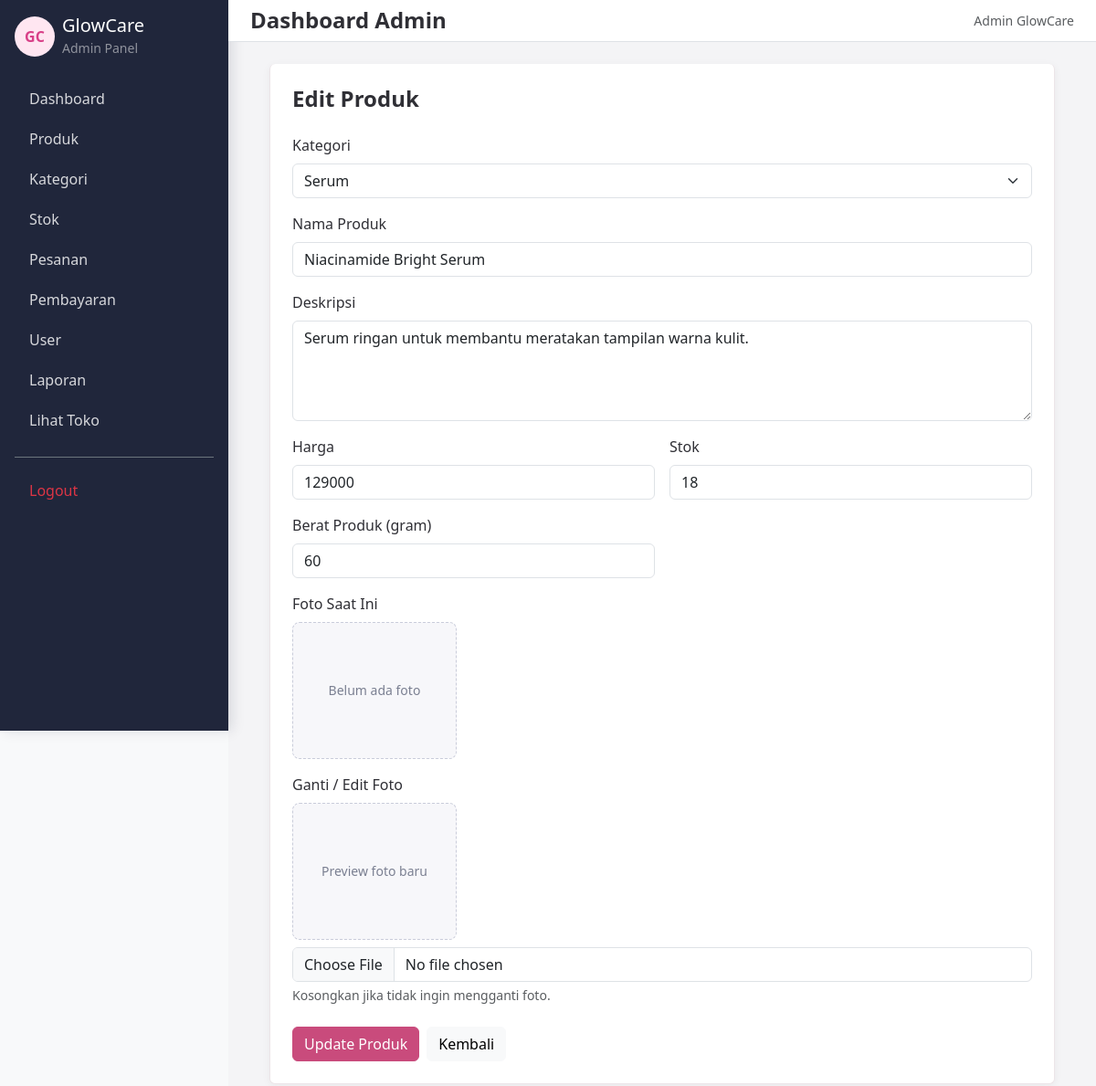
Screenshot of /index.php?page=product_edit&id=2 (signed in) with the database file from the repository.
### tables this page shows
CREATE TABLE IF NOT EXISTS produk (
    id_produk INT AUTO_INCREMENT PRIMARY KEY,
    id_kategori INT NULL,
    nama_produk VARCHAR(150) NOT NULL,
    deskripsi TEXT,
    harga INT NOT NULL DEFAULT 0,
    stok INT NOT NULL DEFAULT 0,
    berat_produk INT NOT NULL DEFAULT 0,
    foto VARCHAR(255) DEFAULT '',
    created_at TIMESTAMP DEFAULT CURRENT_TIMESTAMP,
    CONSTRAINT fk_produk_kategori
        FOREIGN KEY (id_kategori) REFERENCES kategori(id_kategori)
        ON DELETE SET NULL
);

CREATE TABLE IF NOT EXISTS kategori (
    id_kategori INT AUTO_INCREMENT PRIMARY KEY,
    nama_kategori VARCHAR(100) NOT NULL
);

### app/controllers/ProductController.php (called while the page is built, shortened)
<?php
require_once __DIR__ . "/../../config/Database.php";
require_once __DIR__ . "/../models/Product.php";
require_once __DIR__ . "/../models/Category.php";
class ProductController
{
    private $product;
    private $category;
    public function __construct()
    {
        $database = new Database();
        $this->db = $database->connect();
        $this->product = new Product($this->db);
        $this->category = new Category($this->db);
    }
    public function edit()
    {
        $id = (int) ($_GET['id'] ?? 0);
        $produk = $this->product->getById($id);
        $categories = $this->category->getAll();
        require "app/views/products/edit.php";
    }
}

### index.php (called while the page is built, shortened)
<?php
require_once 'config/Database.php';
require_once 'routes/web.php';

### config/Database.php (called while the page is built, shortened)
<?php
class Database
{
    private $host = "localhost";
    private $dbname = "skincare_store";
    private $username = "root";
    private $password = "";
    public function connect()
    {
        try {
            $this->conn = new PDO(
                "mysql:host={$this->host};dbname={$this->dbname};charset=utf8mb4",
                $this->username,
                $this->password
            );
            $this->conn->setAttribute(PDO::ATTR_ERRMODE, PDO::ERRMODE_EXCEPTION);
            return $this->conn;
        } catch (PDOException $e) {
            die("Koneksi gagal : " . $e->getMessage());
        }
    }
}

### app/models/Category.php (called while the page is built, shortened)
<?php
class Category
{
    private $conn;
    public function __construct($db)
    {
        $this->conn = $db;
    }
    public function getAll()
    {
        $sql = "SELECT * FROM kategori ORDER BY nama_kategori ASC";
        $stmt = $this->conn->prepare($sql);
        $stmt->execute();
        return $stmt->fetchAll(PDO::FETCH_ASSOC);
    }
}

### app/models/Product.php (called while the page is built, shortened)
<?php
class Product
{
    private $conn;
    public function __construct($db)
    {
        $this->conn = $db;
    }
    public function getById($id)
    {
        $sql = "SELECT * FROM produk WHERE id_produk=?";
        $stmt = $this->conn->prepare($sql);
        $stmt->execute([$id]);
        return $stmt->fetch(PDO::FETCH_ASSOC);
    }
}

### app/views/products/edit.php (the view, shortened to what this page needs)
<!DOCTYPE html>
<html lang="id">
<head>
    <link href="https://cdn.jsdelivr.net/npm/bootstrap@5.3.3/dist/css/bootstrap.min.css" rel="stylesheet">
    <link rel="stylesheet" href="assets/css/style.css?v=20260714-4">
</head>
<body class="bg-light">
    <?php include "app/views/layouts/sidebar.php"; ?>
    <div class="admin-shell">
        <?php include "app/views/layouts/navbar.php"; ?>
        <main class="container-fluid p-4">
            <div class="panel-card p-4 mx-auto" style="max-width: 860px;">
                <h2 class="h4 fw-bold mb-4">Edit Produk</h2>
                <form method="POST" enctype="multipart/form-data">
                    <div class="mb-3">
                        <label class="form-label">Kategori</label>
                        <select name="id_kategori" class="form-select" required>
                            <?php foreach ($categories as $kategori) { ?>
                                <option value="<?= (int) $kategori['id_kategori']; ?>" <?= ($kategori['id_kategori'] == $produk['id_kategori']) ? "selected" : ""; ?>>
                                    <?= htmlspecialchars($kategori['nama_kategori']); ?>
                                </option>
                            <?php } ?>
                        </select>
                    </div>
                    <div class="mb-3">
                        <label class="form-label">Nama Produk</label>
                        <input type="text" name="nama_produk" value="<?= htmlspecialchars($produk['nama_produk']); ?>" class="form-control" required>
                    </div>
                    <div class="mb-3">
                        <label class="form-label">Deskripsi</label>
                        <textarea name="deskripsi" class="form-control" rows="4"><?= htmlspecialchars($produk['deskripsi']); ?></textarea>
                    </div>
                    <div class="row g-3">
                        <div class="col-md-6">
                            <label class="form-label">Harga</label>
                            <input type="number" name="harga" value="<?= (int) $produk['harga']; ?>" class="form-control" min="0" required>
                        </div>
                        <div class="col-md-6">
                            <label class="form-label">Stok</label>
                            <input type="number" name="stok" value="<?= (int) $produk['stok']; ?>" class="form-control" min="0" required>
                        </div>
                        <div class="col-md-6">
                            <label class="form-label">Berat Produk (gram)</label>
                            <input type="number" name="berat_produk" value="<?= (int) ($produk['berat_produk'] ?? 0); ?>" class="form-control" min="0" required>
                        </div>
                    </div>
                    <div class="mt-3">
                        <label class="form-label">Foto Saat Ini</label><br>
                        <?php if ($produk['foto'] != "") { ?>
                            <img src="uploads/products/<?= htmlspecialchars($produk['foto']); ?>" class="photo-preview" alt="<?= htmlspecialchars($produk['nama_produk']); ?>">
                        <?php } else { ?>
                            <div class="photo-preview-box">Belum ada foto</div>
                        <?php } ?>
                    </div>
                    <div class="mt-3">
                        <label class="form-label">Ganti / Edit Foto</label>
                        <div class="mb-2">
                            <div id="photoPlaceholder" class="photo-preview-box">Preview foto baru</div>
                        </div>
                        <input type="file" name="foto" id="foto" class="form-control" accept="image/jpeg,image/png,image/webp">
                        <div class="form-text">Kosongkan jika tidak ingin mengganti foto.</div>
                    </div>
                    <div class="mt-4 d-flex gap-2">
                        <button class="btn btn-brand">Update Produk</button>
                        <a href="index.php?page=products" class="btn btn-light">Kembali</a>
                    </div>
                </form>
            </div>
        </main>
    </div>
</body>
</html>

### assets/css/style.css (style rules this page uses)
* { box-sizing: border-box; }
body { margin: 0; background: #f6f3f4; color: #2f2f35; font-family: "Segoe UI", Arial, sans-serif; }
a { color: #d83f87; text-decoration: none; }
.auth-card, .panel-card, .product-card { border: 1px solid #ece5e8; border-top: 0; border-radius: 6px; background: #fff; box-shadow: 0 2px 10px rgba(36, 34, 45, .05); }
.btn-brand { background: #c94b7c; border-color: #c94b7c; color: #fff; }
.admin-shell { margin-left: 250px; min-height: 100vh; background: #f4f4f6; }
.photo-preview-box { display: inline-flex; align-items: center; justify-content: center; width: 180px; height: 150px; border: 1px dashed #c9ccda; border-radius: 8px; background: #f7f7fa; color: #7a7f91; font-size: 14px; }

### rows the page displays
produk: id_kategori "Serum", nama_produk "Niacinamide Bright Serum", deskripsi "Serum ringan untuk membantu meratakan tampilan warna kulit.", harga "129000", stok "18", berat_produk "60"

### other values shown
$_SESSION['username'] "Admin GlowCare"
